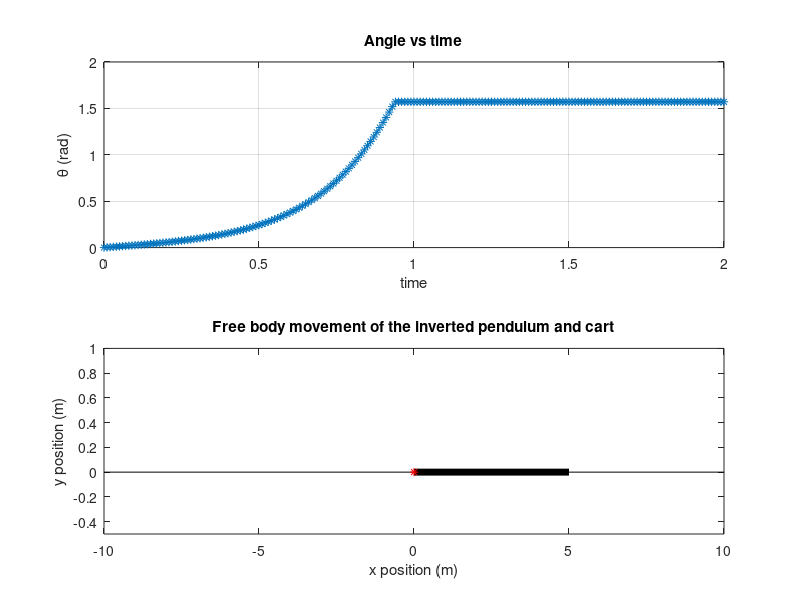

Write the MATLAB code that produced this figure.
%Problem 22.1A

clear;clc;close all;
y0=8;
t_end=5;
dy_dt = @(t,y) 2-0.5*y;

% (a) Using the analytical solution.
t=0:0.001:t_end;
y = 4 + (y0-4).*exp(-0.5.*t);
plot(t,y)

% (b) Euler's method with step size equals to h=0.5

h=0.5;
n=1;
Y1(n)=y0;
for t=h:h:t_end
%     slope = Y1(n)*(t.^3) - 1.5.*Y1(n); %estimate the slope using Euler's method
    slope = dy_dt(t,Y1(n)); %estimate the slope using Euler's method

    Y1(n+1) = Y1(n) + slope*h;
    n=n+1;  
end

t=0:h:t_end; %create the time vector
hold on
plot(t,Y1,'*--')

% (b) Euler's method with step size equals to h=0.25

h=0.25;
n=1;
Y2(n)=y0;
for t=h:h:t_end
%     slope = Y2(n)*(t.^3) - 1.5.*Y2(n); %estimate the slope using Euler's method
    slope = dy_dt(t,Y2(n)); 
    Y2(n+1) = Y2(n) + slope*h;
    n=n+1;  
end
t=0:h:t_end; %create the time vector
hold on
plot(t,Y2,'s--')
% (c) midpoint method with step size equals to h=0.5
h=0.5;
n=1;
Y3(n)=y0;
for t=h:h:t_end
    
    % Prediction 
%     slope_initialpoint = Y3(n)*(t.^3) - 1.5.*Y3(n); %estimate the slope using Euler's method
    slope_initialpoint = dy_dt(t,Y3(n)) ;
    Y_midpoint = Y3(n) + slope_initialpoint*(h/2);
    t_midpoint = t + (h/2);
    % Correction
    slope_midpoint = dy_dt( t_midpoint , Y_midpoint) ;
    Y3(n+1) = Y3(n) + slope_midpoint*h;
    n=n+1;  
end

t=0:h:t_end; %create the time vector
hold on
plot(t,Y3,'o--')

% (d) fourth order RK method with step size equals to h=0.5

h=0.5;
n=1;
Y4(n)=y0;
for t=h:h:t_end
    
     
    k1 = dy_dt(t, Y4(n)); 
    y_k2 = Y4(n) + k1 * (h/2);
    
    t_midpoint = t + (h/2);
    k2 = dy_dt(t_midpoint,y_k2); 
    y_k3 = Y4(n) + k2 * (h/2);
    
    k3 = dy_dt(t_midpoint,y_k3); 
    y_k4 = Y4(n) + k3 * (h);
    
    k4 = dy_dt ( t+h , y_k4);
    
 
   Y4(n+1) = Y4(n) + (k1+2*k2+2*k3+k4)/6*h;
   n=n+1;  
end

t=0:h:t_end; %create the time vector
hold on
plot(t,Y4,'^--k')

legend('Analytical', 'Euler?s 0.5', 'Euler?s 0.25', 'Midpoint', 'RK')


%% Problem 23.15A
clear;clc;close all;

% part a

% Initial values
theta = 0;
omega = 0.25;

L=0.5; % length of pendulum
g = 9.81; %m/s^2

dt = 0.01;
time_start = 0;
time_end = 2;

n=1;

for t=time_start:dt:time_end
    
    % Finding the slope using Euler's Method
    dtheta_dt=omega(n);
    domega_dt = g./L .* sin(theta(n));
    
    % Finding the new point
    theta(n+1) = theta(n) + dtheta_dt*dt;
    omega(n+1) = omega(n) + domega_dt*dt;
    

     
    n=n+1;
    
end

t=time_start:dt:time_end;
subplot(211)
plot(t,theta(1:end-1),'--*')
title('Angle vs time')
xlabel('time')
ylabel('\theta (rad)')
grid on
subplot(212)
plot(t,omega(1:end-1),'--*')
title('Anglar Speed vs time')
xlabel('time')
ylabel('\omega (rad/sec)')
grid on



%% part b
clear;clc;close all;
% Initial values
theta = 0;
omega = 0.25;

L=0.5; % length of pendulum
g = 9.81; %m/s^2

dt = 0.01;
time_start = 0;
time_end = 2;

n=1;

for t=time_start:dt:time_end
    
    % Finding the slope using Euler's Method
    dtheta_dt=omega(n);
    domega_dt = g./L .* sin(theta(n));
    
    % Finding the new point
    theta(n+1) = theta(n) + dtheta_dt*dt;
    omega(n+1) = omega(n) + domega_dt*dt;
    
    % The physical constrain
     if(abs(theta(n+1)) >= pi/2)
        theta(n+1)=pi/2;
        omega(n+1)=0;
     end
     
    n=n+1;
    
end

t=time_start:dt:time_end;
subplot(211)
plot(t,theta(1:end-1),'--*')
title('Angle vs time')
xlabel('time')
ylabel('\theta (rad)')
grid on
subplot(212)
plot(t,omega(1:end-1),'--*')
title('Anglar Speed vs time')
xlabel('time')
ylabel('\omega (rad/sec)')
grid on


%% part c

clear;clc;close all

% Initial drawing coordinates
z = 0;
y = 0;

theta = 0;
omega = 0.25;

L=0.5; % length of pendulum
g = 9.81; %m/s^2

dt = 0.01;
time_start = 0;
time_end = 1;

n=1;

for t=time_start:dt:time_end
    
    % Finding the slope using Euler's Method
    dtheta_dt=omega(n);
    domega_dt = g./L .* sin(theta(n));
    
    % Finding the new point
    theta(n+1) = theta(n) + dtheta_dt*dt;
    omega(n+1) = omega(n) + domega_dt*dt;
    
    % The physical constrain
     if(abs(theta(n+1)) >= pi/2)
        theta(n+1)=pi/2;
        omega(n+1)=0;
     end
     
    n=n+1;
    
line1 = [z 10*(z+L*sin(theta(n)))];
line2 = [y y+L*cos(theta(n))];
plot(line1,line2,'black','LineWidth',5)
hold on;
plot([-10 10],[0 0],'black')
plot(z,y,'*r')
xlabel('x position (m)');
ylabel('y position (m)');
title ('Free body movement of the inverted pendulum and cart');
axis([-10 10 -0.5 1])
pause(0.01);
hold off
    
end


